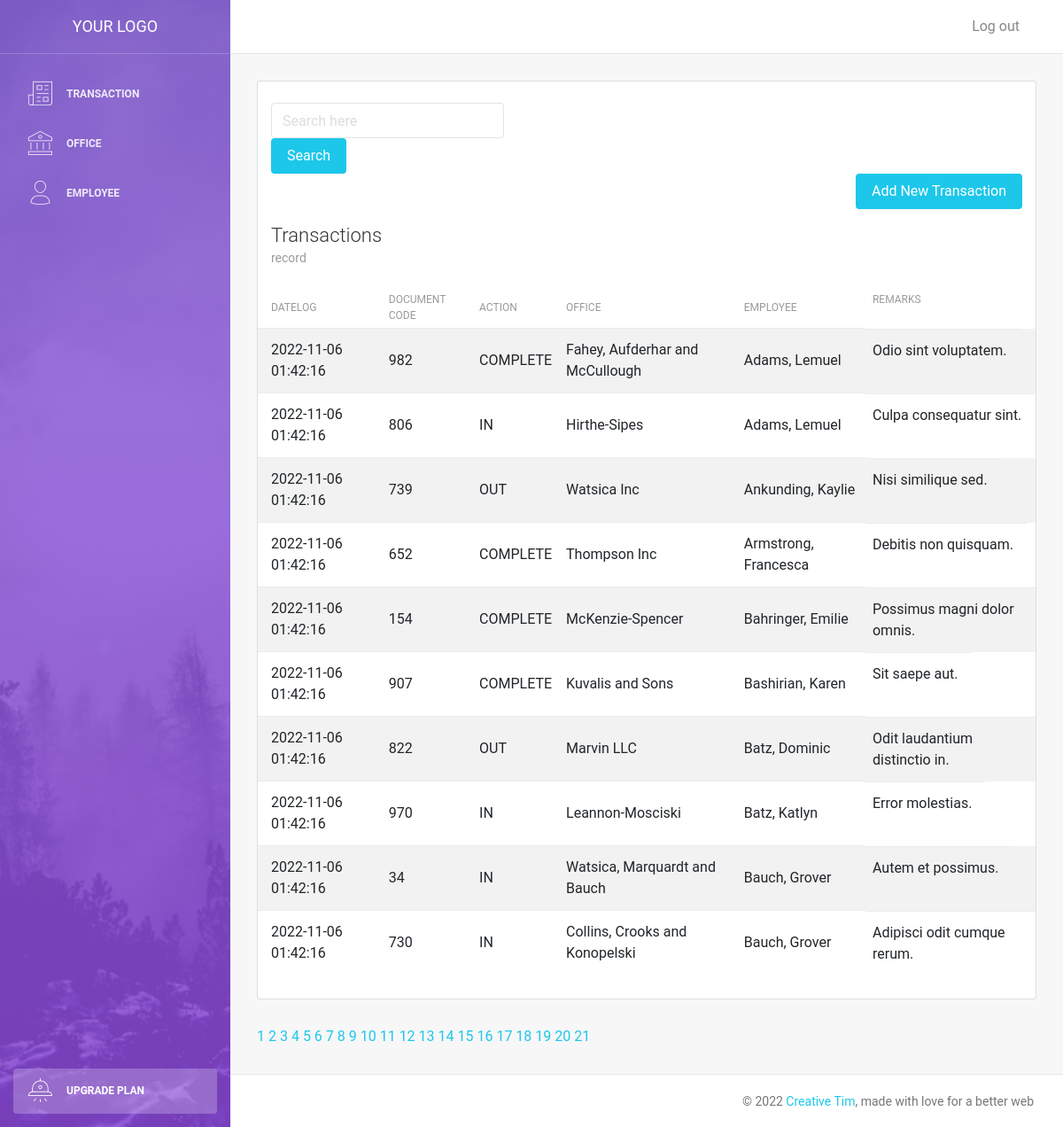
Screenshot of /transactions.php with the database file from the repository.
### tables this page shows
CREATE TABLE IF NOT EXISTS `transaction` (
  `id` int NOT NULL AUTO_INCREMENT,
  `employee_id` int DEFAULT NULL,
  `office_id` int DEFAULT NULL,
  `datelog` datetime DEFAULT CURRENT_TIMESTAMP,
  `action` enum('IN','OUT','COMPLETE') DEFAULT NULL,
  `remarks` varchar(100) DEFAULT NULL,
  `documentcode` varchar(100) NOT NULL,
  PRIMARY KEY (`id`)
);

CREATE TABLE IF NOT EXISTS `office` (
  `id` int NOT NULL AUTO_INCREMENT,
  `name` varchar(45) NOT NULL,
  `contactnum` varchar(45) DEFAULT NULL,
  `email` varchar(45) DEFAULT NULL,
  `address` varchar(100) DEFAULT NULL,
  `city` varchar(45) DEFAULT NULL,
  `country` varchar(45) DEFAULT NULL,
  `postal` int DEFAULT NULL,
  PRIMARY KEY (`id`)
);

### transactions.php (the view, shortened to what this page needs)
<!DOCTYPE html>
<html lang="en">
<head>
    <link rel="stylesheet" href="https://maxcdn.bootstrapcdn.com/font-awesome/latest/css/font-awesome.min.css" />
    <link href="assets/css/bootstrap.min.css" rel="stylesheet" />
    <link href="assets/css/light-bootstrap-dashboard.css?v=2.0.0 " rel="stylesheet" />
</head>
<?php
    require "config/db.php";
    $search = $_GET['search'];
    $result_per_page = 10;
    $query01 = "SELECT * FROM transaction";
    $result01 = mysqli_query($conn, $query01);
    $resultRows = mysqli_num_rows($result01);
    $number_of_page = ceil($resultRows / $result_per_page);
    if(!isset($_GET['page'])){
        $page = 1;
    }else{
        $page = $_GET['page'];
    }
    $first_page_number = ($page - 1) * $result_per_page;
    if(strlen($search) > 0){
        $query = "SELECT
            b.datelog,
            b.documentcode,
            b.action,
            b.office_id,
            a.name AS 'office',
            concat(c.lastname, ', ' , c.firstname) As 'employee',
            b.remarks
        FROM
            office a,
            transaction b,
            employee c
        WHERE
            a.id = b.office_id AND
			c.id = b.employee_id AND
            b.documentcode = $search
			ORDER BY b.documentcode, b.datelog
        LIMIT $first_page_number, $result_per_page";
    }else{
        $query = "SELECT
            b.datelog,
            b.documentcode,
            b.action,
            b.office_id,
            a.name AS 'office',
            concat(c.lastname, ', ' , c.firstname) As 'employee',
            b.remarks
        FROM
            office a,
            transaction b,
            employee c
        WHERE
            a.id = b.office_id AND
			c.id = b.employee_id
			ORDER BY employee
        LIMIT $first_page_number, $result_per_page";
    }
    $result = mysqli_query($conn, $query);
    $transaction = mysqli_fetch_all($result, MYSQLI_ASSOC);
?>
<body>
    <div class="wrapper">
        <div class="sidebar" data-image="assets/img/sidebar-5.jpg">
            <div class="sidebar-wrapper">
                <?php include('includes/sidebar.php')?>
            </div>
        <div class="main-panel">
            <nav class="navbar navbar-expand-lg " color-on-scroll="500">
                <?php include('includes/navbar.php'); ?>
            </nav>
            <div class="content">
                <div class="row">
                    <div class="col-md-12">
                        <div class="container-fluid">
                            <div class="card strpied-tabled-with-hover">
                                <br/>
                                <form class="col-md-4" action="transactions.php" method="GET">
                                    <input type="text" name="search" class="form-control" placeholder="Search here"/>
                                    <input type="submit" value="Search" class="btn btn-info btn-fill"/>
                                </form>
                                <div class="col-md-12">
                                    <a href="transactions-add.php">
                                        <button type="submit" class="btn btn-info btn-fill pull-right">Add New Transaction</button>
                                    </a>
                                </div>
                                <div class="card-header">
                                    <h4 class="card-title">Transactions</h4>
                                    <p class="card-category">record</p>
                                </div>
                                <div class="card-body table-full-width table-responsive">
                                    <table class="table table-hover table-striped">
                                        <thead>
                                            <th>DATELOG</th>
                                            <th>DOCUMENT CODE</th>
                                            <th>ACTION</th>
                                            <th>OFFICE</th>
                                            <th>EMPLOYEE</th>
                                            <th>REMARKS</th>
                                        </thead>
                                        <tbody>
                                            <?php foreach ($transaction as $transactions): ?>
                                                <tr>
                                                    <td><?php echo $transactions['datelog'];?></td>
                                                    <td><?php echo $transactions['documentcode'];?></td>
                                                    <td><?php echo $transactions['action'];?></td>
                                                    <td><?php echo $transactions['office'];?></td>
                                                    <td><?php echo $transactions['employee'];?></td>
                                                    <td><?php echo $transactions['remarks'];?></td>
                                                </tr>
                                            <?php endforeach ?>
                                        </tbody>
                                    </table>
                                </div>
                            </div>
                            <?php
                                for($page=1; $page <= $number_of_page; $page++){
                                    echo "<a href=\"transactions.php?page=$page\"> $page</a>";
                                }
                            ?>
                        </div>
                    </div>
                </div>
            </div>
            <footer class="footer">
                <div class="container-fluid">
                    <nav>
                        <p class="copyright text-center">
                            ©
                            <a href="http://www.creative-tim.com">Creative Tim</a>, made with love for a better web
                        </p>
                    </nav>
                </div>
            </footer>
        </div>
    </div>
</body>
</html>

### rows the page displays
transaction: datelog "2022-11-06 01:42:16", documentcode "982", action "COMPLETE", office.name "Fahey, Aufderhar and McCullough", employee "Adams, Lemuel", remarks "Odio sint voluptatem."
transaction: datelog "2022-11-06 01:42:16", documentcode "806", action "IN", office.name "Hirthe-Sipes", employee "Adams, Lemuel", remarks "Culpa consequatur sint."
transaction: datelog "2022-11-06 01:42:16", documentcode "739", action "OUT", office.name "Watsica Inc", employee "Ankunding, Kaylie", remarks "Nisi similique sed."
transaction: datelog "2022-11-06 01:42:16", documentcode "652", action "COMPLETE", office.name "Thompson Inc", employee "Armstrong, Francesca", remarks "Debitis non quisquam."
transaction: datelog "2022-11-06 01:42:16", documentcode "154", action "COMPLETE", office.name "McKenzie-Spencer", employee "Bahringer, Emilie", remarks "Possimus magni dolor omnis."
transaction: datelog "2022-11-06 01:42:16", documentcode "907", action "COMPLETE", office.name "Kuvalis and Sons", employee "Bashirian, Karen", remarks "Sit saepe aut."
transaction: datelog "2022-11-06 01:42:16", documentcode "822", action "OUT", office.name "Marvin LLC", employee "Batz, Dominic", remarks "Odit laudantium distinctio in."
transaction: datelog "2022-11-06 01:42:16", documentcode "970", action "IN", office.name "Leannon-Mosciski", employee "Batz, Katlyn", remarks "Error molestias."
transaction: datelog "2022-11-06 01:42:16", documentcode "34", action "IN", office.name "Watsica, Marquardt and Bauch", employee "Bauch, Grover", remarks "Autem et possimus."
transaction: datelog "2022-11-06 01:42:16", documentcode "730", action "IN", office.name "Collins, Crooks and Konopelski", employee "Bauch, Grover", remarks "Adipisci odit cumque rerum."
